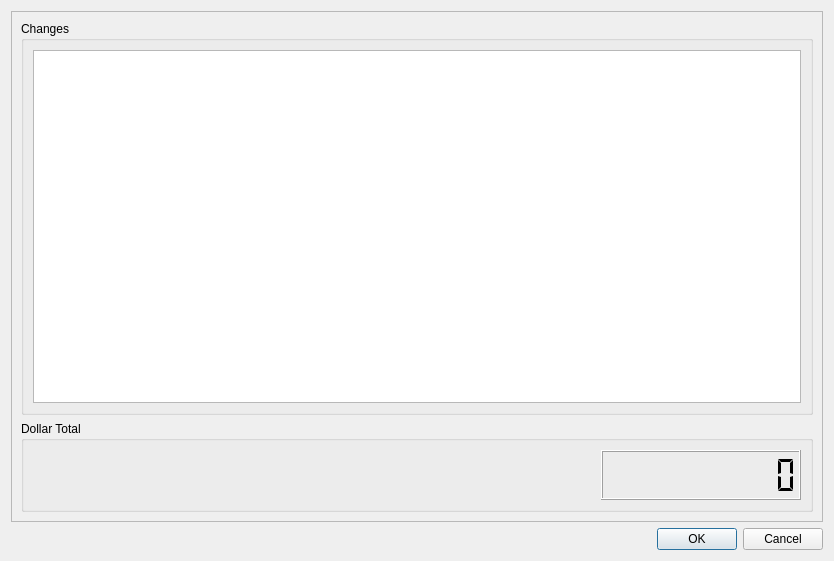
<?xml version="1.0" encoding="UTF-8"?>
<ui version="4.0">
 <class>Dialog</class>
 <widget class="QDialog" name="Dialog">
  <property name="geometry">
   <rect>
    <x>0</x>
    <y>0</y>
    <width>834</width>
    <height>561</height>
   </rect>
  </property>
  <property name="windowTitle">
   <string>Dialog</string>
  </property>
  <layout class="QGridLayout" name="gridLayout_3">
   <item row="1" column="0">
    <widget class="QDialogButtonBox" name="confirm">
     <property name="orientation">
      <enum>Qt::Horizontal</enum>
     </property>
     <property name="standardButtons">
      <set>QDialogButtonBox::Cancel|QDialogButtonBox::Ok</set>
     </property>
    </widget>
   </item>
   <item row="0" column="0">
    <widget class="QSplitter" name="splitter_3">
     <property name="orientation">
      <enum>Qt::Horizontal</enum>
     </property>
     <widget class="QFrame" name="frame">
      <property name="frameShape">
       <enum>QFrame::StyledPanel</enum>
      </property>
      <property name="frameShadow">
       <enum>QFrame::Raised</enum>
      </property>
      <layout class="QGridLayout" name="gridLayout_2">
       <item row="0" column="0">
        <widget class="QGroupBox" name="groupBox">
         <property name="title">
          <string>Changes</string>
         </property>
         <layout class="QGridLayout" name="gridLayout_4">
          <item row="0" column="0">
           <widget class="QTableView" name="view"/>
          </item>
         </layout>
        </widget>
       </item>
       <item row="1" column="0">
        <widget class="QGroupBox" name="groupBox_2">
         <property name="title">
          <string>Dollar Total</string>
         </property>
         <layout class="QGridLayout" name="gridLayout">
          <item row="0" column="1">
           <widget class="QLCDNumber" name="total">
            <property name="minimumSize">
             <size>
              <width>200</width>
              <height>50</height>
             </size>
            </property>
            <property name="smallDecimalPoint">
             <bool>false</bool>
            </property>
            <property name="digitCount">
             <number>10</number>
            </property>
            <property name="segmentStyle">
             <enum>QLCDNumber::Flat</enum>
            </property>
           </widget>
          </item>
          <item row="0" column="0">
           <spacer name="horizontalSpacer">
            <property name="orientation">
             <enum>Qt::Horizontal</enum>
            </property>
            <property name="sizeType">
             <enum>QSizePolicy::MinimumExpanding</enum>
            </property>
            <property name="sizeHint" stdset="0">
             <size>
              <width>40</width>
              <height>20</height>
             </size>
            </property>
           </spacer>
          </item>
         </layout>
        </widget>
       </item>
      </layout>
     </widget>
    </widget>
   </item>
  </layout>
 </widget>
 <resources/>
 <connections>
  <connection>
   <sender>confirm</sender>
   <signal>accepted()</signal>
   <receiver>Dialog</receiver>
   <slot>accept()</slot>
   <hints>
    <hint type="sourcelabel">
     <x>248</x>
     <y>254</y>
    </hint>
    <hint type="destinationlabel">
     <x>157</x>
     <y>274</y>
    </hint>
   </hints>
  </connection>
  <connection>
   <sender>confirm</sender>
   <signal>rejected()</signal>
   <receiver>Dialog</receiver>
   <slot>reject()</slot>
   <hints>
    <hint type="sourcelabel">
     <x>316</x>
     <y>260</y>
    </hint>
    <hint type="destinationlabel">
     <x>286</x>
     <y>274</y>
    </hint>
   </hints>
  </connection>
 </connections>
</ui>
